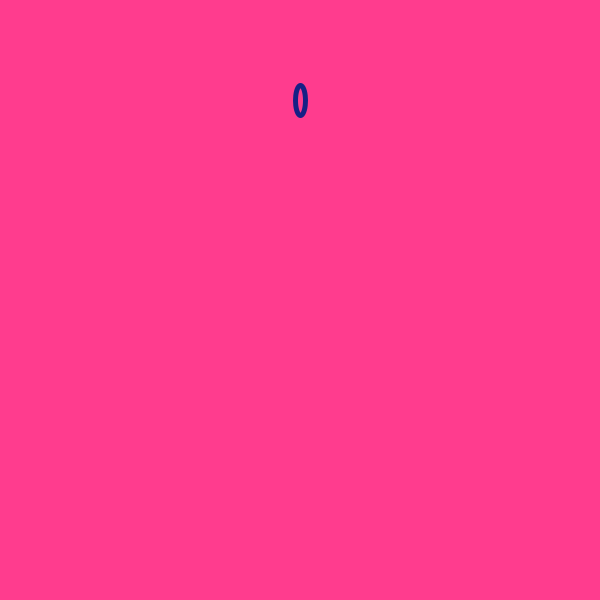
Frame 1 (no input)
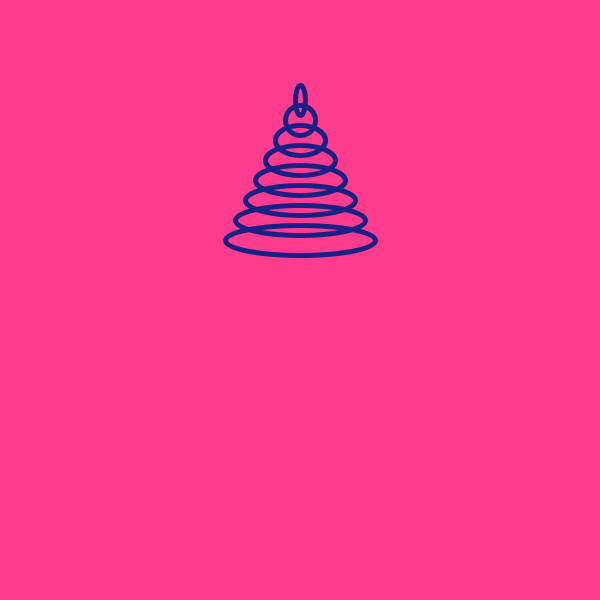
Frame 60 (the mouse pressed at the canvas centre just before this capture)
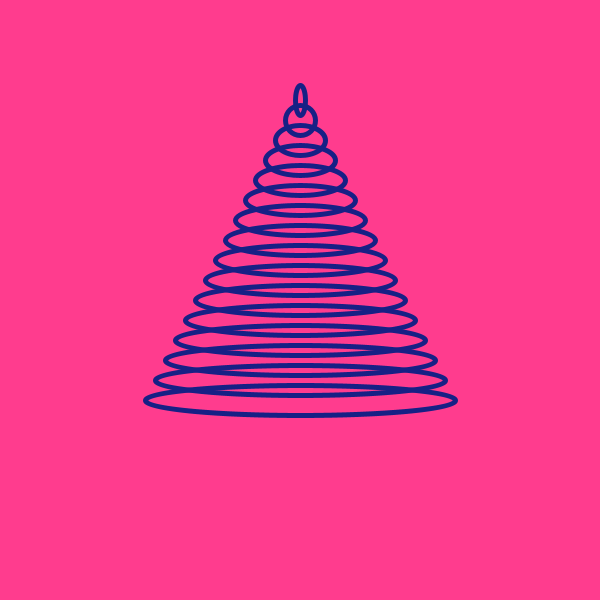
Frame 120 (the mouse held since frame 60 and released just before this capture)

The Processing sketch that drew these frames (run headless with seeded random() and noise(); from frame 60 on, the mouse is pressed at the canvas centre):

// Processing sketch: processing_70388
// ── processing_70388.pde

//Justin L., Pink Alien Ray CP1 Mods 16/17

int poop = 100;
int poopoo = 10;
int poo = 10;
void setup()
{
  size(600, 600);
  background(255, 60, 142);
  noFill();
  stroke(23,32,133);
  strokeWeight(5);
  smooth();
  frameRate(5);
}
void draw()
{
  ellipse(300, poop, poopoo, 30); 
  poop = poop + 20;
  poopoo = poopoo + 20;
  poo = poo + 20;
  if(poop > 600)
  {
    poop = 100;
    background(255,60,142);
    poopoo = 10;
  }
}
